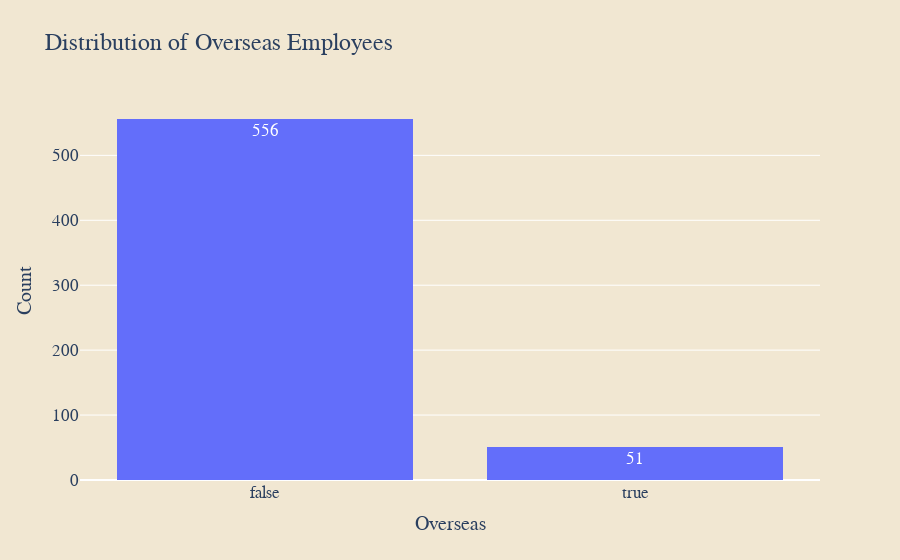

Notebook source saved alongside this figure:
### Markdown cell above
<a id="6"></a>
## <div style="text-align: left; background-color:#F5C2B4; font-family: Trebuchet MS; color: #B31B10; padding: 15px; line-height:1;border-radius:1px; margin-bottom: 0em; text-align: center; font-size: 25px;border-style: solid;border-color: dark green;">6.3 Proportion of Oversea Employees </div>

### Code cell
fig = px.histogram(salaries, x='overseas', title='Distribution of Overseas Employees', text_auto=True)

fig.update_layout(
    xaxis_title="Overseas",
    yaxis_title="Count",
    font = dict(size=17,family="Franklin Gothic"),
                    plot_bgcolor = '#f1e7d2', 
                  paper_bgcolor = '#f1e7d2')
fig.show()

### Figure 1 — Plotly figure (JSON) as saved in the notebook; plotly's stock layout.template omitted (floating-point values rounded to 4 significant figures; data arrays with more than 128 entries replaced by an {"elided": "..."} marker saying what was removed)
{"data": [{"alignmentgroup": "True", "bingroup": "x", "hovertemplate": "overseas=%{x}<br>count=%{y}<extra></extra>", "legendgroup": "", "marker": {"color": "#636efa", "pattern": {"shape": ""}}, "name": "", "offsetgroup": "", "orientation": "v", "showlegend": false, "texttemplate": "%{value}", "type": "histogram", "x": {"elided": "607 bool values"}, "xaxis": "x", "yaxis": "y"}], "layout": {"barmode": "relative", "font": {"family": "Franklin Gothic", "size": 17}, "legend": {"tracegroupgap": 0}, "paper_bgcolor": "#f1e7d2", "plot_bgcolor": "#f1e7d2", "title": {"text": "Distribution of Overseas Employees"}, "xaxis": {"anchor": "y", "domain": [0.0, 1.0], "title": {"text": "Overseas"}}, "yaxis": {"anchor": "x", "domain": [0.0, 1.0], "title": {"text": "Count"}}}}
